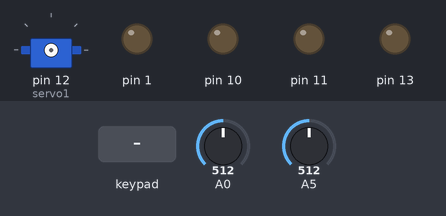
A sketch run on a simulated Arduino Uno, built with avr-gcc and run on an emulated ATmega328P. On the bench: servo, output pins drawn as LEDs (lit = HIGH). Inputs (shaded band) come from the test bench; at power-on: A0 = 512, A5 = 512.

Above: at 1.2 s.
1.3 s: key '#' pressed
At 2.5 s:
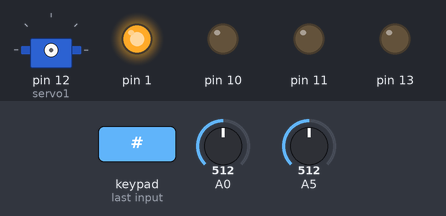
4.3 s: A0 set to 889
5.8 s: A0 set to 914
7.3 s: A5 set to 884
9.0 s: A5 set to 918
At 10.2 s:
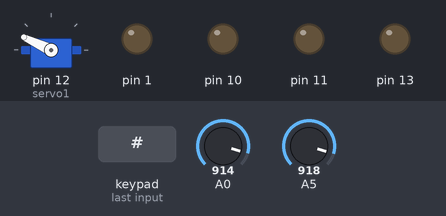
12.0 s: key '#' pressed
At 13.5 s:
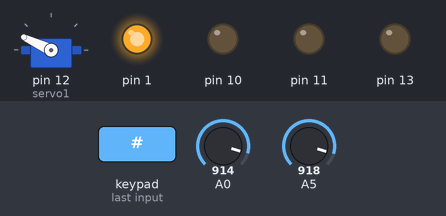
Timing chart, 0 to 16.0 s (numbered marks = the images above; inputs shaded):
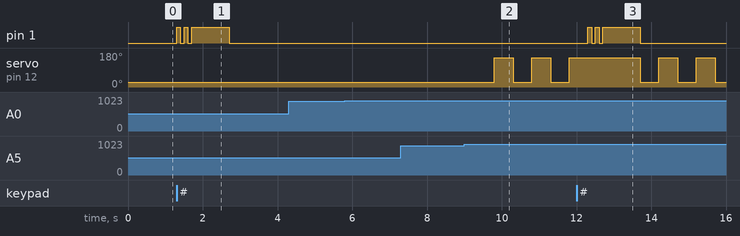

Measured:
- the behaviour switches between 900 and 901 on A5 (found by bisection; images 1 and 2)
- after the input at 1.3 s, pin 1: goes HIGH 0.10 s, LOW 0.10 s, HIGH 0.10 s, LOW 0.10 s, HIGH 1.0 s, then LOW, starting at once
- after the input at 4.3 s, every drawn part: stays the same
- after the input at 7.3 s, every drawn part: stays the same
- after the input at 9.0 s, servo on pin 12 (servo1): alternates 155° for 0.50 s and 25° for 0.50 s, starting after 0.80 s
- after the input at 12.0 s, pin 1: goes HIGH 0.10 s, LOW 0.10 s, HIGH 0.10 s, LOW 0.10 s, HIGH 1.0 s, then LOW, starting after 0.31 s

The sketch:

klawiatura_kod.ino
```cpp
#include <Password.h> //http://www.arduino.cc/playground/uploads/Code/Password.zip
#include <Keypad.h> //http://www.arduino.cc/playground/uploads/Code/Keypad.zip

#include <Servo.h> //dołączamy niezbędne biblioteki

Servo servo1; //dodajemy serwo
Password password = Password( "1410" ); //ustalamy hasło

const byte ROWS = 4;
const byte COLS = 4;
int lock=0;
int proby=0;
int dioda=0;

char keys[ROWS][COLS] = {
  {'1','2','3','A'},
  {'4','5','6','B'},
  {'7','8','9','C'},
  {'*','0','#','D'}
}; //tworzymy klawiaturkę

byte rowPins[ROWS] = { 9,8,7,6 };// Connect keypad ROW0, ROW1, ROW2 and ROW3 to these Arduino pins.
byte colPins[COLS] = { 5,4,3,2 };// Connect keypad COL0, COL1 and COL2 to these Arduino pins.
short but1=0;
short but2=0;

// Create the Keypad
Keypad keypad = Keypad( makeKeymap(keys), rowPins, colPins, ROWS, COLS );

void servo_lock(){ //funkcja blokująca drzwi
    servo1.attach(12);
    servo1.write(25);
    delay(500);
    servo1.detach();}

void servo_unlock(){ //funkcja otwierająca drzwi
    servo1.attach(12);
    servo1.write(155);
    delay(500);
    servo1.detach();}

void setup(){
    pinMode(13,OUTPUT);
    pinMode(1,OUTPUT);
    pinMode(10,OUTPUT);
    pinMode(11,OUTPUT);

    keypad.addEventListener(keypadEvent); //rozpoczyna nasluch na klawiaturce
}

void loop(){

but1=analogRead(0);
but2=analogRead(5);

if(but1>900){
    servo_lock();
    but1=0;
}

if(but2>900){
    servo_unlock();
    but2=0; // otwieranie i zamykanie drzwi z wewnątrz
}
keypad.getKey();
}

void keypadEvent(KeypadEvent eKey){

switch (keypad.getState()){ //odczyt stanu klawisza
case PRESSED:

switch (eKey){
    case '#':
      checkPassword(); //po nacisnięciu # sprawdza poprawność hasła
    //  dioda_zapal();
      break;
    case '*': //po naciśnięciu * resetuje próbę wpisania hasła
      password.reset();
      servo_lock();
      dioda=0;
    //  dioda_zapal();
      break;
    default:
      password.append(eKey);
      dioda++;
  //    dioda_zapal();//jeśli jest to inny klawisz to dopisuje go do hasła które jest właśnie wpisywane
}
}
}

void checkPassword(){
    if (password.evaluate()){//jeśli hasło się zgadza otwiera drzwi
     digitalWrite(13,HIGH);
          servo_unlock();
    delay(100);
     digitalWrite(13,LOW);
     delay(100);
      digitalWrite(13,HIGH);
       delay(100);
     digitalWrite(13,LOW);
     delay(100);
      digitalWrite(13,HIGH);
     delay(2000);
     digitalWrite(13,LOW);
      password.reset();
      dioda=0;
     // dioda_zapal();

}
else{//a jesli nie to je zamyka
digitalWrite(1,HIGH);
servo_lock;
    delay(100);
     digitalWrite(1,LOW);
     delay(100);
      digitalWrite(1,HIGH);
      delay(100);
     digitalWrite(1,LOW);
     delay(100);
      digitalWrite(1,HIGH);
      delay(1000);
     digitalWrite(1,LOW);
dioda=0;
//dioda_zapal;
password.reset();
}}
```
